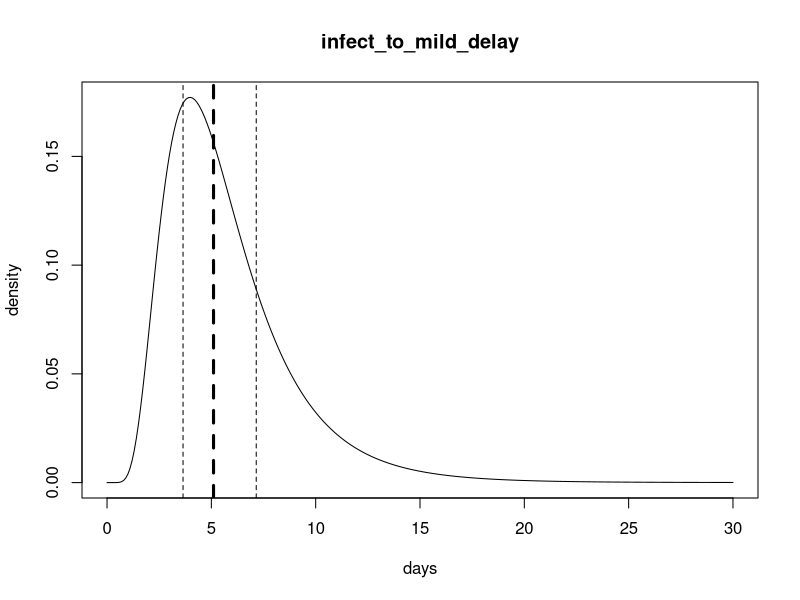
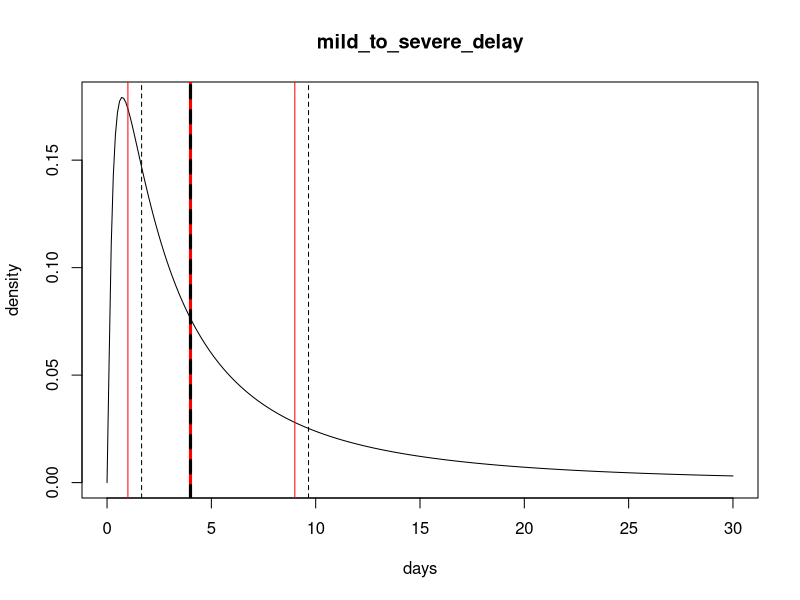
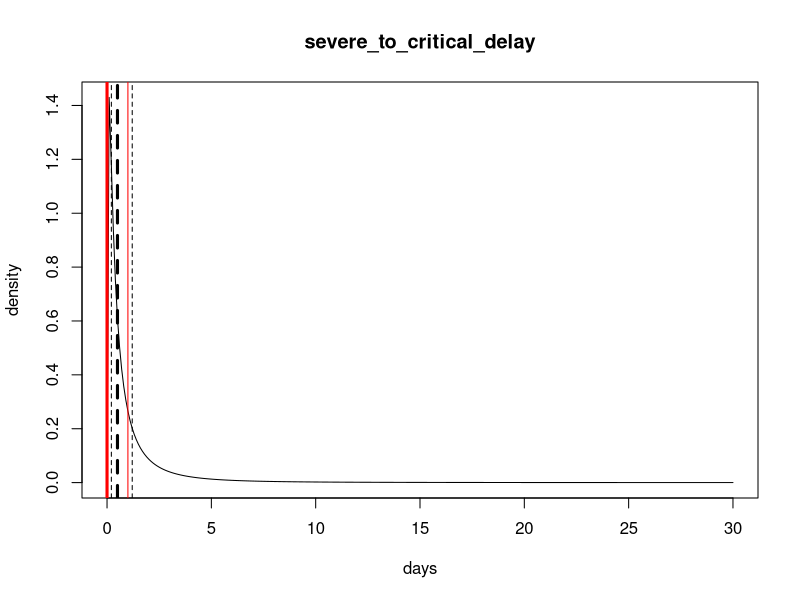
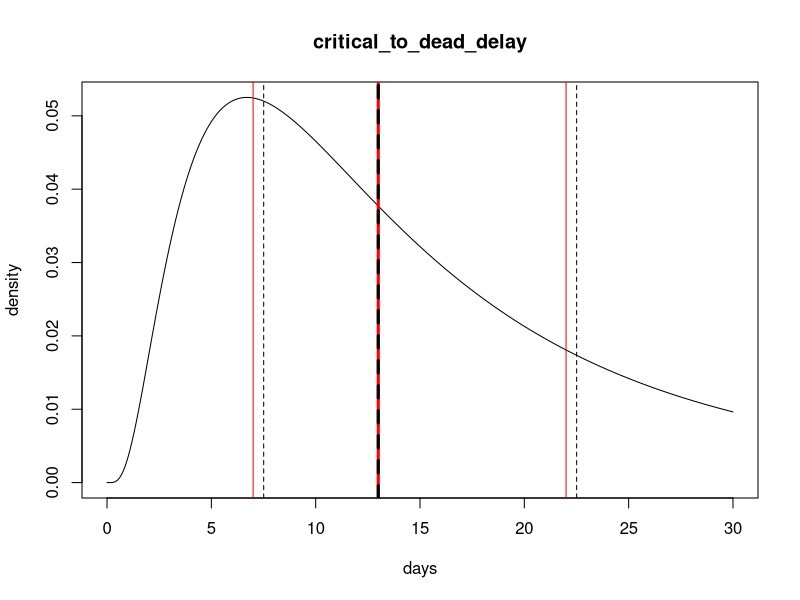
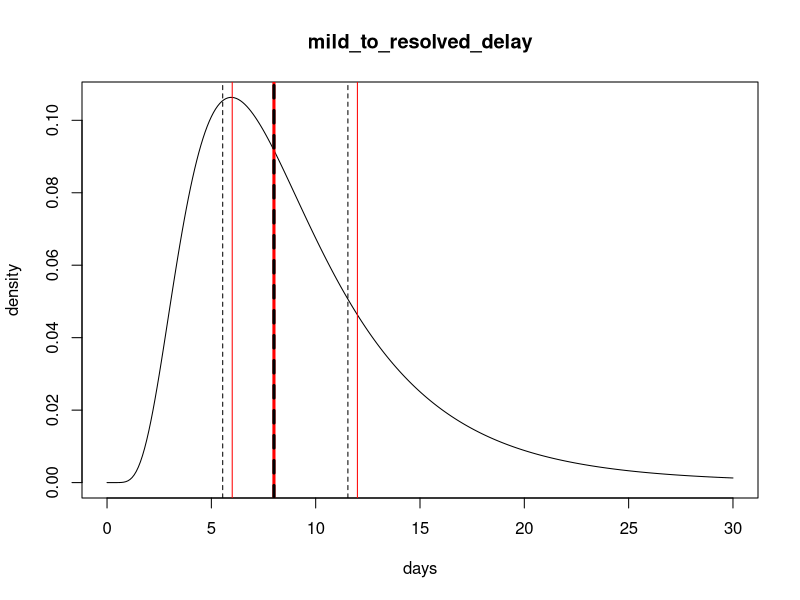
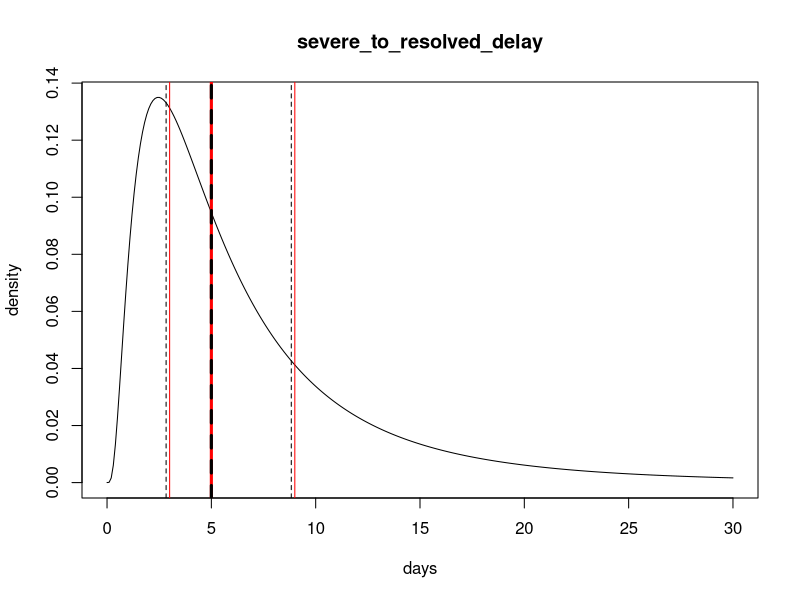
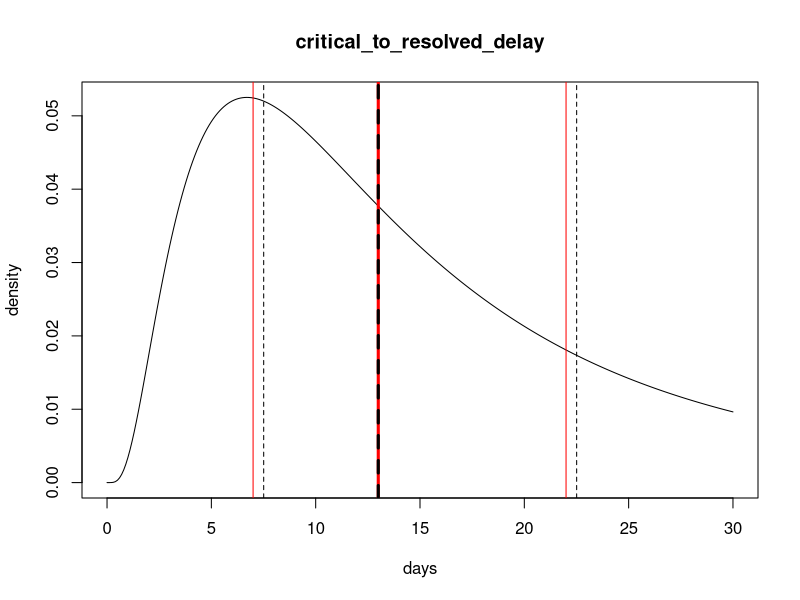

Generate these figures, in order, with R:
## ---- chunk 1
delay_dist_df <- read.csv("../input/symptom_delay_median_iqr.csv")

# restrict to values for "All" ages or "Age65Plus"
delay_dist_df <- delay_dist_df[
  delay_dist_df$symptom_age_category %in% c("Age65Plus", "All"),
]

# calculate IQR
delay_dist_df <- cbind(
  delay_dist_df,
  "iqr" = delay_dist_df$upper_quartile - delay_dist_df$lower_quartile
)

# a log-normal distribution cannot have median 0, so need to make
# somewhat arbitrary adjustment
non_zero_adj <- 0.5
delay_dist_df <- cbind(
  delay_dist_df,
  "non_zero_median" = delay_dist_df$median
)
delay_dist_df[delay_dist_df$median == 0, "non_zero_median"] <-
  delay_dist_df[delay_dist_df$median == 0, "median"] + non_zero_adj

# calculate mu and sigma based on median and IQR
delay_dist_df <- cbind(
  delay_dist_df,
  "mu" = log(delay_dist_df$non_zero_median),
  "sigma" = asinh(delay_dist_df$iqr / (2 * delay_dist_df$non_zero_median)) /
    qnorm(p = 0.75)
)

# for completeness, the values for mu and sigma for infect_to_mild_delay
# from McAloon et al. 2020 are added to this dataframe.

infect_to_mild_delay_df <- data.frame(
  "symptom_transition" = "infect_to_mild_delay",
  "symptom_age_category" = "All",
  "median" = NA, "lower_quartile" = NA, "upper_quartile" = NA,
  "iqr" = NA, "non_zero_median" = NA,
  "mu" = 1.63, "sigma" = 0.50
)

delay_dist_df <- rbind(infect_to_mild_delay_df, delay_dist_df)
## ---- chunk 2
knitr::kable(delay_dist_df)
## ---- chunk 3
for (i in seq_len(nrow(delay_dist_df))) {
  delay_dist <- delay_dist_df[i, ]
  x_range <- seq(0, 30, by = 0.1)
  plot(x_range,
    dlnorm(x = x_range, meanlog = delay_dist$mu, sdlog = delay_dist$sigma),
    type = "l", main = delay_dist$symptom_transition,
    xlab = "days", ylab = "density"
  )
  abline(
    v = delay_dist[c("lower_quartile", "median", "upper_quartile")],
    lwd = c(1, 3, 1), col = "red"
  )
  abline(
    v = qlnorm(
      p = c(0.25, 0.5, 0.75),
      meanlog = delay_dist$mu, sdlog = delay_dist$sigma
    ),
    lwd = c(1, 3, 1), lty = 2
  )
}
